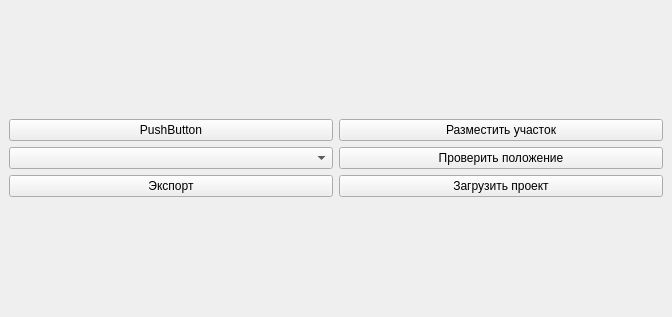
<?xml version="1.0" encoding="UTF-8"?>
<ui version="4.0">
 <class>SelectorDockWidgetBase</class>
 <widget class="QDockWidget" name="SelectorDockWidgetBase">
  <property name="geometry">
   <rect>
    <x>0</x>
    <y>0</y>
    <width>672</width>
    <height>317</height>
   </rect>
  </property>
  <property name="windowTitle">
   <string>Selector</string>
  </property>
  <widget class="QWidget" name="dockWidgetContents">
   <layout class="QGridLayout" name="gridLayout">
    <item row="0" column="0">
     <layout class="QHBoxLayout" name="horizontalLayout">
      <item>
       <layout class="QVBoxLayout" name="verticalLayout">
        <item>
         <widget class="QPushButton" name="pushButton">
          <property name="text">
           <string>PushButton</string>
          </property>
         </widget>
        </item>
        <item>
         <widget class="QComboBox" name="comboBox"/>
        </item>
        <item>
         <widget class="QPushButton" name="btnExport">
          <property name="text">
           <string>Экспорт</string>
          </property>
         </widget>
        </item>
       </layout>
      </item>
      <item>
       <layout class="QVBoxLayout" name="verticalLayout_2">
        <item>
         <widget class="QPushButton" name="btnPlaceLot">
          <property name="text">
           <string>Разместить участок</string>
          </property>
         </widget>
        </item>
        <item>
         <widget class="QPushButton" name="btnCheckPlacement">
          <property name="text">
           <string>Проверить положение</string>
          </property>
         </widget>
        </item>
        <item>
         <widget class="QPushButton" name="btnLoadProject">
          <property name="text">
           <string>Загрузить проект</string>
          </property>
         </widget>
        </item>
       </layout>
      </item>
     </layout>
    </item>
   </layout>
  </widget>
 </widget>
 <resources/>
 <connections/>
</ui>
